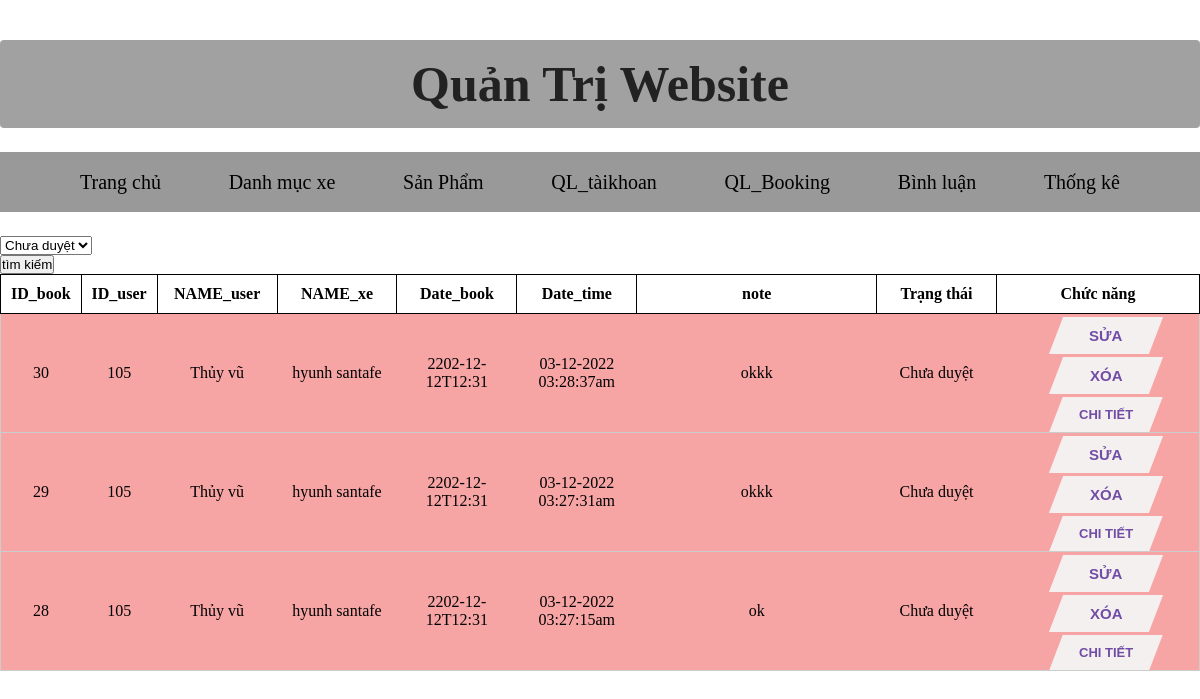
The app's page /admin/index.php?act=booking with its own data.
### tables this page shows
CREATE TABLE `booking` (
  `id` int(11) NOT NULL,
  `id_user` int(11) NOT NULL,
  `id_xebook` int(11) NOT NULL,
  `date_book` varchar(255) NOT NULL,
  `time_book` varchar(255) NOT NULL,
  `time_nhan` varchar(255) NOT NULL,
  `note` varchar(255) NOT NULL,
  `trangthai` int(11) DEFAULT 0
);

CREATE TABLE `taikhoan` (
  `id_user` int(10) NOT NULL,
  `user` varchar(50) NOT NULL,
  `pass` varchar(50) NOT NULL,
  `address` varchar(255) DEFAULT NULL,
  `tel` varchar(20) DEFAULT NULL,
  `role` varchar(255) NOT NULL DEFAULT 'Khách hàng',
  `email` varchar(255) NOT NULL,
  `img` varchar(255) NOT NULL,
  `sodem` tinyint(11) NOT NULL DEFAULT 1
);

CREATE TABLE `sanpham` (
  `id_xebook` int(11) NOT NULL,
  `name` varchar(255) NOT NULL,
  `price` int(100) DEFAULT NULL,
  `img` varchar(255) DEFAULT NULL,
  `imgphu` varchar(255) NOT NULL,
  `mota` text DEFAULT NULL,
  `luotxem` int(11) DEFAULT 0,
  `iddm` int(11) NOT NULL
);

### modal/pdo.php (called while the page is built, shortened)
<?php
function pdo_get_connection(){
    $dburl = "mysql:host=localhost;dbname=duan1;charset=utf8";
    $username = 'root';
    $password = '';
    $conn = new PDO($dburl, $username, $password);
    $conn->setAttribute(PDO::ATTR_ERRMODE, PDO::ERRMODE_EXCEPTION);
    return $conn;
}
function pdo_query($sql){
    $sql_args = array_slice(func_get_args(), 1);
    try{
        $conn = pdo_get_connection();
        $stmt = $conn->prepare($sql);
        $stmt->execute($sql_args);
        $rows = $stmt->fetchAll();
        return $rows;
    }
    catch(PDOException $e){
        throw $e;
    }
    finally{
        unset($conn);
    }
}

### modal/book.php (called while the page is built, shortened)
<?php
function loadall_booking($trangthai){
    $sql = "SELECT `booking`.`id` as `id`,`booking`.`id_user` as `id_user`,`taikhoan`.`user` as `user`,`sanpham`.`name` as `name`,`booking`.`date_book` as `date_book`,`booking`.`time_nhan` as `time_nhan`,`booking`.`note` as `note`,`booking`.`trangthai` as `trangthai` from `booking` , `taikhoan` , `sanpham` where `booking`.`id_user` = `taikhoan`.`id_user` and `booking`.`id_xebook` = `sanpham`.`id_xebook` and `booking`.`trangthai`=".$trangthai;
    $sql.=" order by id desc";
    $listbooking=pdo_query($sql);
    return $listbooking;
}
?>

### admin/quanlibooking/list.php (the view, shortened to what this page needs)
<form action="index.php?act=booking" method="post" enctype="multipart/form-data">
    <div class="Danhmuc__content-tl  mb  input--item">
        <div class="Danhmuc__content-tl  mb  input--item">
            <select name="trangthai">
                <option value="0" style="background-color: red;">Chưa duyệt</option>
            </select>
        </div>
        <div class="Danhmuc__content1">
            <input type="submit" value="tìm kiếm" name="loc">
        </div>
</form>
<table>
    <tr class="domau">
        <th>ID_book</th>
        <th>ID_user</th>
        <th>NAME_user</th>
        <th>NAME_xe</th>
        <th>Date_book</th>
        <th>Date_time</th>
        <th>note</th>
        <th>Trạng thái</th>
        <th>Chức năng</th>
    </tr>
    <?php
    foreach ($listbooking as $danhmucbooking) {
        extract($danhmucbooking);
        $suabook = "index.php?act=suabook&id=" . $id;
        $xoabook = "index.php?act=xoabook&id=" . $id;
        $chitietdon = "index.php?act=chitietdon&id=" . $id;
    ?>
        <?php if (isset($trangthai) && $trangthai == 0) {
        ?>
            <tr class="test3">
                <td><?php echo '' . $id . ''; ?></td>
                <td><?php echo '' . $id_user . ''; ?></td>
                <td><?php echo '' . $user . ''; ?></td>
                <td><?php echo '' . $name . ''; ?></td>
                <td><?php echo '' . $date_book . ''; ?></td>
                <td><?php echo '' . $time_nhan . ''; ?></td>
                <td><?php echo '' . $note . ''; ?></td>
                <td><?php if (isset($trangthai) && $trangthai == 0) {
                        echo "Chưa duyệt";
                    }
                    ?>
                </td>
                <td> <button>
                            <span><a href="<?php echo '' . $suabook . ''; ?>">Sửa</a></span>
                        </button>
                        <button>
                            <span><a href="<?php echo '' . $xoabook . ''; ?>">Xóa</a></span>
                        </button>
                        <button class="chieudai">
                            <span><a href="<?php echo '' . $chitietdon . ''; ?>">Chi tiết</a></span>
                        </button>
                </td>
            </tr>
        <?php   }
        ?>
    <?php } ?>
</table>

### admin/style.css (style rules this page uses)
* { margin: 0; padding: 0; }
span { display: block; }
body { width: 100%; }

### admin/style2.css (style rules this page uses)
table, th ,tr { border:1px solid #ccc; }
table { border-collapse:collapse; }
button a { text-decoration: none; color: #fff; }
table, th { border:1px solid black; padding: 10px; }
tr { text-align: center; }
table { width: 100%; border-collapse:collapse; }
button { background: rgb(245, 240, 240); border: none; padding: 10px 20px; display: inline-block; font-size: 15px; font-weight: 600; width: 100px; text-transform: uppercase; cursor: pointer; transform: skew(-21deg); cursor: default; margin: 3px 1px 0px 18px; }
.chieudai { width: 100px; font-size: 13px; }
span a { display: inline-block; transform: skew(21deg); color: #714da6; }
button::before { content: ''; position: absolute; top: 0; bottom: 0; right: 100%; left: 0; background: rgb(20, 20, 20); opacity: 0; z-index: -1; transition: all 0.5s; }

### admin/quanlibooking/list.php (style rules this page uses)
.test3 { background-color: #F7A4A4; }
th:nth-child(1) { width: 5%; }
th:nth-child(2) { width: 5%; }
th:nth-child(3) { width: 10%; }
th:nth-child(4) { width: 10%; }
th:nth-child(5) { width: 10%; }
th:nth-child(6) { width: 10%; }
th:nth-child(7) { width: 20%; }
th:nth-child(8) { width: 10%; }
td:nth-child(1) { width: 1%; ; text-align: center; }
td:nth-child(2) { width: 1%; ; text-align: center; }
td:nth-child(3) { width: 5%; text-align: center; ; }
td:nth-child(4) { width: 5%; text-align: center; ; }
td:nth-child(5) { width: 10%; text-align: center; ; }
td:nth-child(6) { width: 10%; text-align: center; ; }
td:nth-child(7) { width: 15%; text-align: center; ; }
td:nth-child(8) { width: 5%; text-align: center; ; }

### records on screen
booking: id "30", id_user "105", id_user.user "Thủy vũ", id_xebook.name "hyunh santafe", date_book "2202-12-12T12:31", time_nhan "03-12-2022 03:28:37am", note "okkk", trangthai "Chưa duyệt"
booking: id "29", id_user "105", id_user.user "Thủy vũ", id_xebook.name "hyunh santafe", date_book "2202-12-12T12:31", time_nhan "03-12-2022 03:27:31am", note "okkk", trangthai "Chưa duyệt"
booking: id "28", id_user "105", id_user.user "Thủy vũ", id_xebook.name "hyunh santafe", date_book "2202-12-12T12:31", time_nhan "03-12-2022 03:27:15am", note "ok", trangthai "Chưa duyệt"
